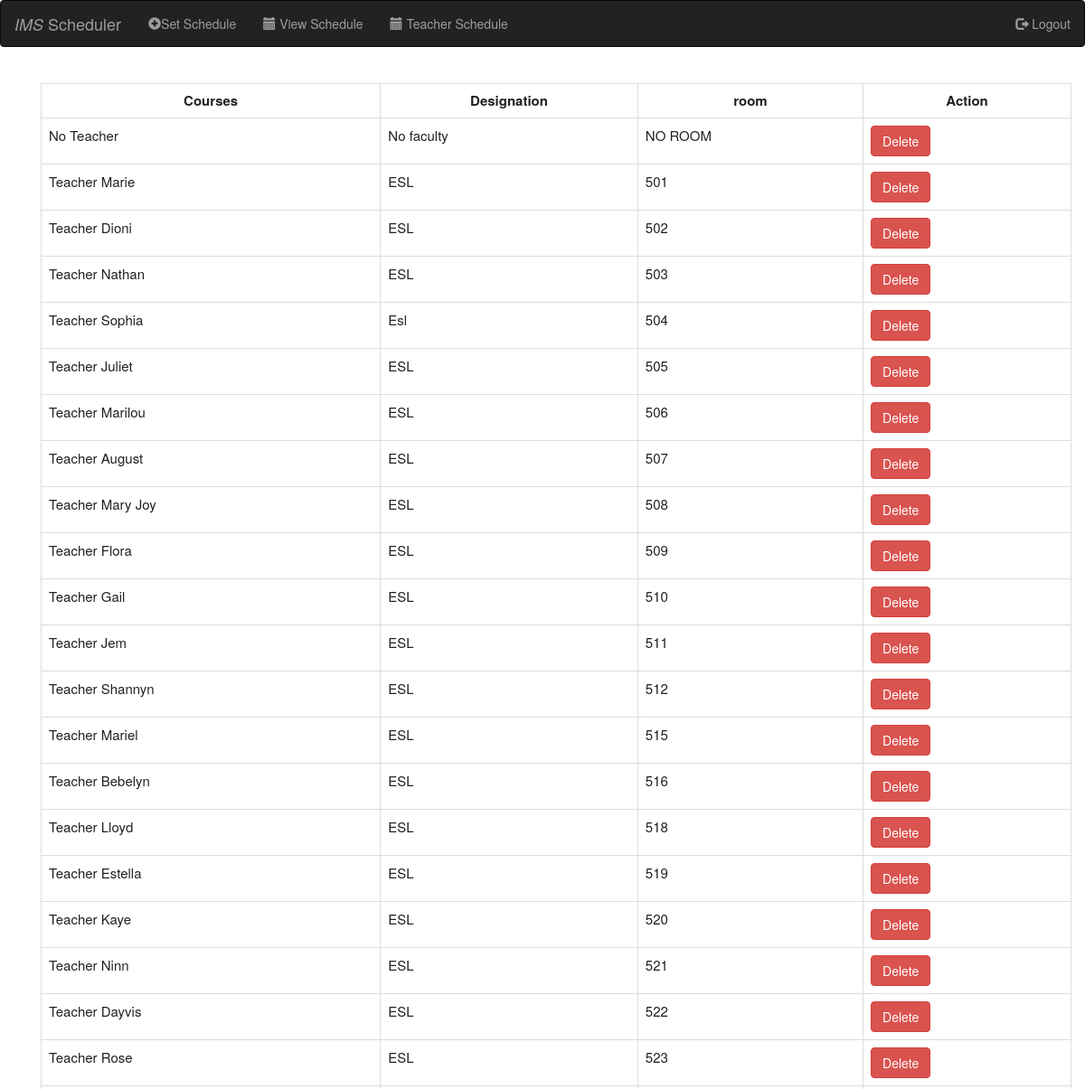
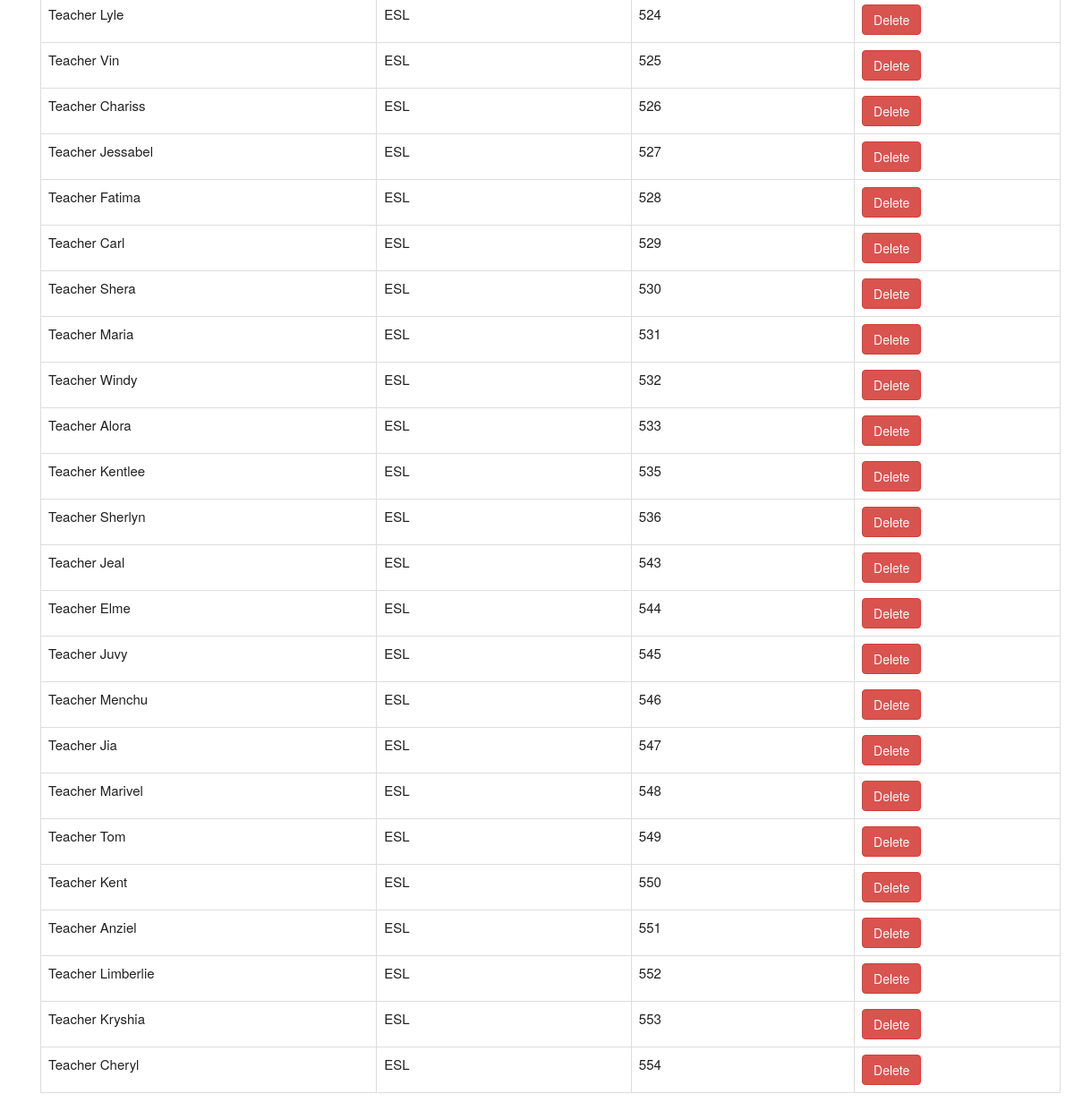
Page /faclist.php on the earlier database version (2 pictures, top to bottom).
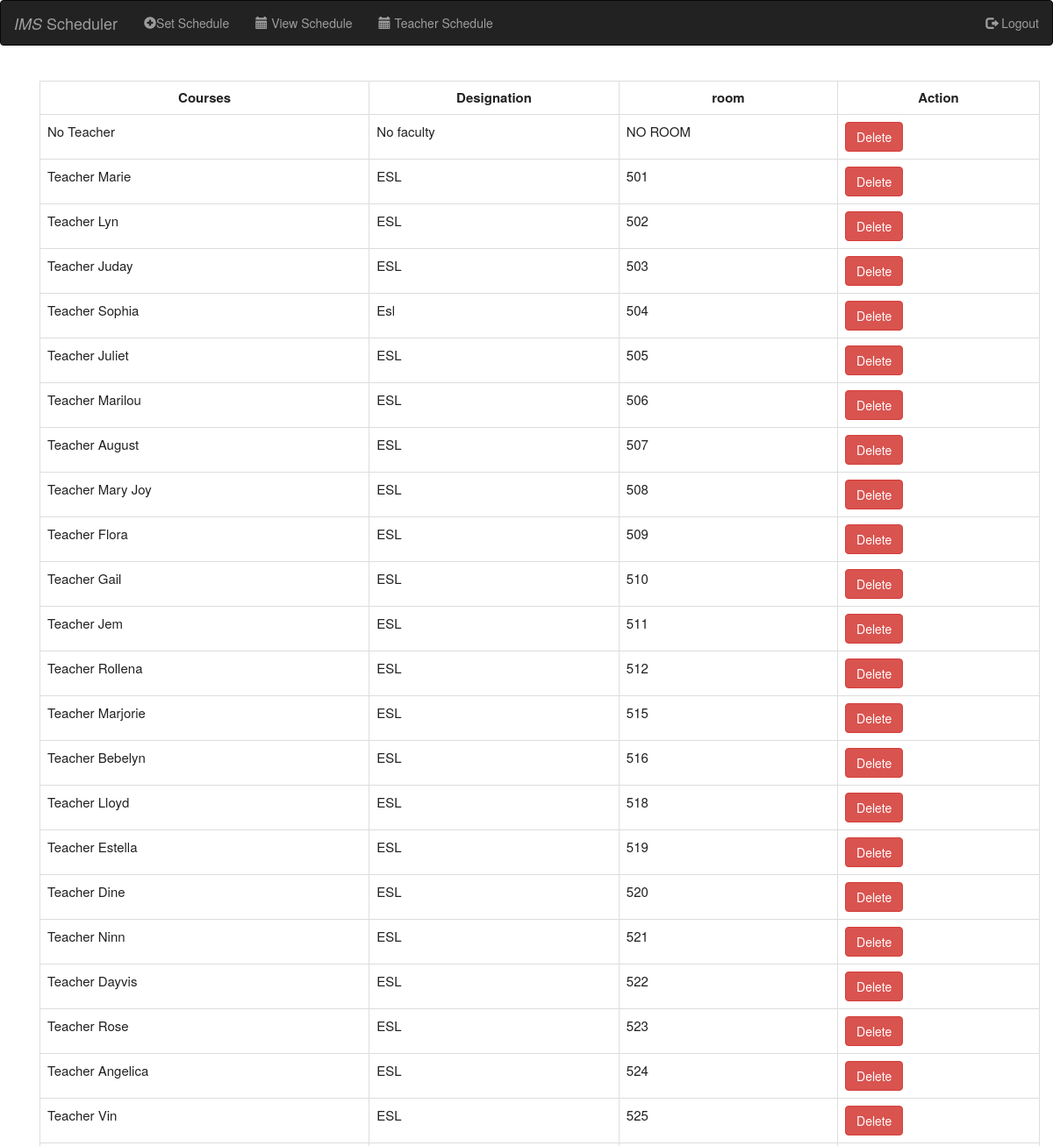
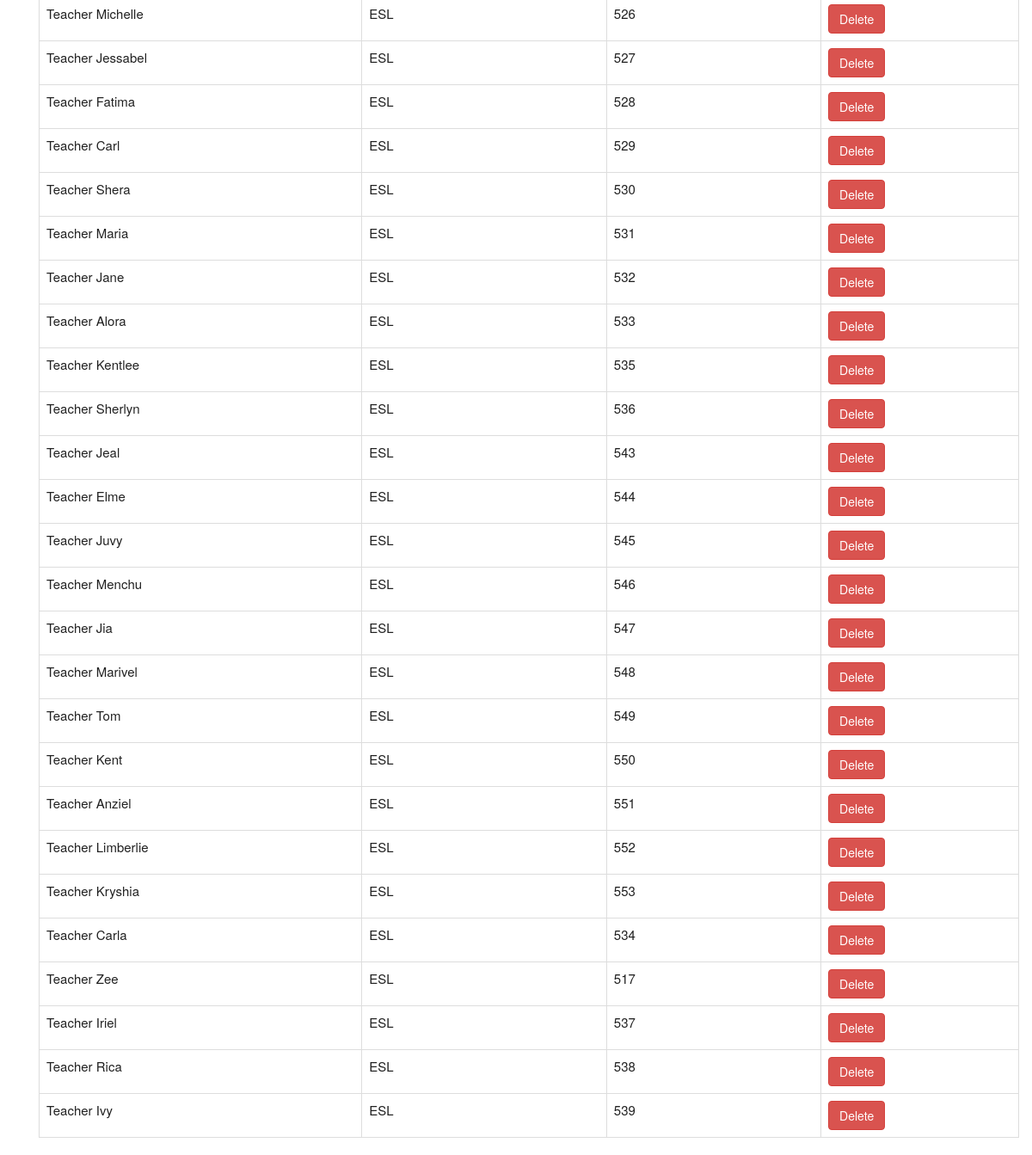
Same page on the later database version (2 pictures, top to bottom).
### tables this page shows
CREATE TABLE `faculty` (
  `faculty_id` int(11) NOT NULL,
  `faculty_name` varchar(250) NOT NULL,
  `designation` varchar(250) NOT NULL,
  `room` int(11) DEFAULT NULL
);

CREATE TABLE `rooms` (
  `room_id` int(11) NOT NULL,
  `room` varchar(250) NOT NULL,
  `is_group` tinyint(1) NOT NULL
);

### faclist.php (the view, shortened to what this page needs)
<?php
include_once("header.php");
include_once("navbar.php");
?>
<html>
<head>
</head>
<body><br>
  <div class="container">
    <body>
      <?php
      echo "<tr>
            <td>";
      require 'databaasee.php';
      $query = ("SELECT * FROM faculty f INNER JOIN rooms r ON r.room_id = f.room;");
      $result = mysqli_query($connect, $query);
      echo "<div class='container'><table width='' class='table table-bordered' border='1' >
                            <tr>
                                <th> Courses </th>
                                <th>Designation</th>
                                <th>room</th>
                                 <th>Action</th>
                            </tr>";
      while ($row = mysqli_fetch_assoc($result)) {
        echo "<tr>";
        echo "<td>" . $row['faculty_name'] . "</td>";
        echo "<td>" . $row['designation'] . "</td>";
        echo "<td>" . $row['room'] . "</td>";
        echo "<td><form class='form-horizontal' method='post' action='faclist.php'>
                        <input name='faculty_id' type='hidden' value='" . $row['faculty_id'] . "';>
                        <input type='submit' class='btn btn-danger' name='delete' value='Delete'>
                        </form></td>";
        echo "</tr>";
      }
      echo "</table>";
      echo "</td>
        </tr>";
      ?>
  </div>
</body>
</html>
<?php
include_once("footer.php");
?>

### header.php (shortened to what this page needs)
<!DOCTYPE html>
<html>
<head>
	<link rel="stylesheet" type="text/css" href="style.css"/>
	<link rel="stylesheet" type="text/css" href="styletwo.css"/>
	<link rel="stylesheet" href="css/bootstrap.min.css">
	<link rel="stylesheet" href="https://cdn.jsdelivr.net/npm/bootstrap-icons@1.11.3/font/bootstrap-icons.min.css">
	<link href='https://ajax.googleapis.com/ajax/libs/jqueryui/1.12.1/themes/ui-lightness/jquery-ui.css' rel='stylesheet'/>
</head>

### navbar.php (shortened to what this page needs)
<?php
include_once("header.php");
?>
<html>
<head>
  <link rel="stylesheet" href="https://maxcdn.bootstrapcdn.com/bootstrap/3.4.1/css/bootstrap.min.css">
<body>
  <nav class="navbar navbar-inverse">
    <div class="container-fluid">
      <div class="navbar-header">
        <a class="navbar-brand" href="setschedule.php"> <em> IMS </em> Scheduler </a>
      </div>
      <div>
        <ul class="nav navbar-nav">
          <li><a href="setschedule.php"><span class="glyphicon glyphicon-plus-sign"></span>Set Schedule</a></li>
          <li><a href="schedulelist.php"><span class="glyphicon glyphicon-calendar"></span> View Schedule</a></li>
          <li><a href="teacherlist.list.php"><span class="glyphicon glyphicon-calendar"></span> Teacher Schedule</a></li>
        </ul>
        <ul class="nav navbar-nav navbar-right">
          <li><a href="Index.php"><span class="glyphicon glyphicon-log-out"></span> Logout</a></li>
        </ul>
      </div>
    </div>
  </nav>
</body>
</html>

### footer.php
</body>
</html>

### style.css (style rules this page uses)
.table, th, td { border: 1px solid rgb(0, 0, 0); border-collapse: collapse; color: #212121; font-size: 15px; }
th, td { background-color: #ffffff; }

### faclist.php (style rules this page uses)
body { background-image: url(); background-color: white; }
th { text-align: center; }
tr { height: 30px; }
td { padding-top: 5px; padding-left: 20px; padding-bottom: 5px; height: 20px; }

Differences in the rows shown:
removed faculty: faculty_name "Teacher Cheryl", designation "ESL", room.room "554"
changed faculty: faculty_name "Teacher Dioni" → "Teacher Lyn"
changed faculty: faculty_name "Teacher Nathan" → "Teacher Juday"
changed faculty: faculty_name "Teacher Shannyn" → "Teacher Rollena"
changed faculty: faculty_name "Teacher Mariel" → "Teacher Marjorie"
changed faculty: faculty_name "Teacher Kaye" → "Teacher Dine"
changed faculty: faculty_name "Teacher Lyle" → "Teacher Angelica"
changed faculty: faculty_name "Teacher Chariss" → "Teacher Michelle"
changed faculty: faculty_name "Teacher Windy" → "Teacher Jane"
added faculty: faculty_name "Teacher Carla", designation "ESL", room.room "534"
added faculty: faculty_name "Teacher Zee", designation "ESL", room.room "517"
added faculty: faculty_name "Teacher Iriel", designation "ESL", room.room "537"
added faculty: faculty_name "Teacher Rica", designation "ESL", room.room "538"
added faculty: faculty_name "Teacher Ivy", designation "ESL", room.room "539"
